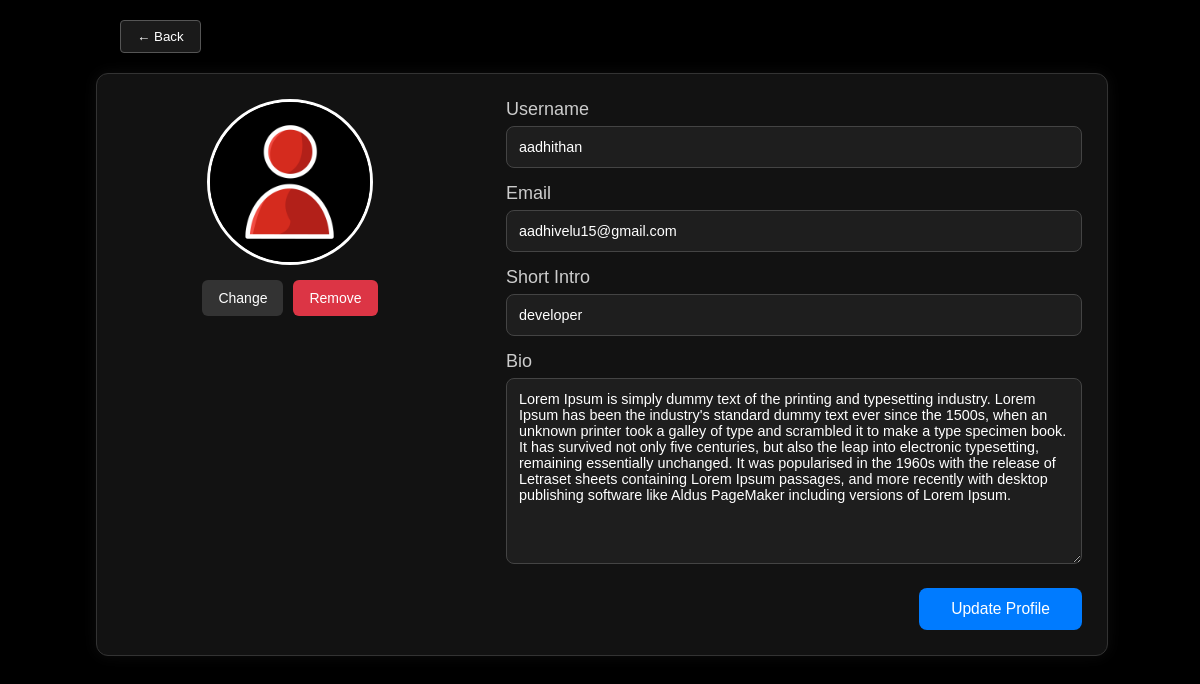
The page /update_profile (signed in) on the database its author committed.
### accounts/models.py (models this page shows, shortened)
class Profile(models.Model):
    user = models.OneToOneField(CustomUser, on_delete=models.CASCADE)
    username = models.CharField(max_length=150)
    email = models.EmailField(unique=True)
    short_intro = models.CharField(max_length=255, blank=True)
    bio = models.TextField(blank=True)
    profile_image = models.ImageField(upload_to='profiles/', default='profiles/default.png')

### accounts/views.py (the view)
    def wrapper(request, *args, **kwargs):
        if not request.session.get('is_logged_in'):
            messages.error(request, f"login is access this page")
            return redirect('accounts:login')
        return view_func(request, *args, **kwargs)

### accounts/forms.py (shortened to what this page needs)
class ProfileForm(forms.ModelForm):
    class Meta:
        model = Profile
        fields = ['profile_image','username', 'email', 'short_intro', 'bio']
    def __init__(self, *args, **kwargs):
        super(ProfileForm, self).__init__(*args, **kwargs)
        self.fields['username'].widget.attrs.update({
            'placeholder': 'Enter Username'
        })
        self.fields['email'].widget.attrs.update({
            'placeholder': 'Enter Email Address'
        })
        self.fields['short_intro'].widget.attrs.update({
            'placeholder': 'Add your work title Ex - videography, edits'
        })
        self.fields['bio'].widget.attrs.update({
            'placeholder': 'Add a short bio'
        })

### accounts/views.py (called while the page is built)
def user_login_required(view_func):
    def wrapper(request, *args, **kwargs):
        if not request.session.get('is_logged_in'):
            messages.error(request, f"login is access this page")
            return redirect('accounts:login')
        return view_func(request, *args, **kwargs)
    return wrapper

### dashboard/templates/dashboard/update_profile.html (shortened to what this page needs)
<!DOCTYPE html>
<html lang="en">
<head>
    {% load static %}
  <link rel="stylesheet" href="{% static 'css/update_profile.css' %}">
</head>
<body>
  <div class="back-button">
    <a href="{% url 'dashboard:profile' %}" style="text-decoration: none; color: aliceblue;"><button>← Back</button></a>
  </div>
 <form method="POST" enctype="multipart/form-data" class="edit-profile-form">
    <div class="edit-profile-card">
    <div class="left-panel">
        <div class="profile-image-preview">
            <img id="previewImage" src="{{ form.instance.profile_image.url }}" alt="Profile Image" />
        </div>
        <div class="image-button-group">
            <label for="id_profile_image" class="change-image-btn">Change</label>
            <button type="submit" name="remove_image" value="true" class="remove-image-btn">Remove</button>
        </div>
    </div>
      <div class="right-panel">
        <div class="form-group">
          <label for="id_username">Username</label>
          {{ form.username }}
        </div>
        <div class="form-group">
          <label for="id_email">Email</label>
          {{ form.email }}
        </div>
        <div class="form-group">
          <label for="id_short_intro">Short Intro</label>
          {{ form.short_intro }}
        </div>
        <div class="form-group">
          <label for="id_bio">Bio</label>
          {{ form.bio }}
        </div>
        <button type="submit" class="Update_btn">Update Profile</button>
      </div>
    </div>
  </form>
</body>
</html>

### static/css/update_profile.css (style rules this page uses)
body { background-color: #000000; margin: 0; padding: 0; font-family: Arial, sans-serif; min-height: 100vh; }
.edit-profile-form { width: 80vw; padding: 20px 0; }
.edit-profile-card { display: flex; flex-wrap: wrap; justify-content: space-between; background-color: #121212; padding: 25px; border-radius: 12px; box-shadow: 0 0 15px rgba(255, 255, 255, 0.05); border: 1px solid #333; width: 100%; gap: 40px; min-height: auto; }
.left-panel { width: 35%; display: flex; flex-direction: column; align-items: center; background-color: #121212; }
.profile-image-preview { width: 160px; height: 160px; border-radius: 50%; overflow: hidden; border: 3px solid #ffffff; background-color: #121212; margin-bottom: 15px; }
.profile-image-preview img { width: 100%; height: 100%; object-fit: cover; }
.image-button-group { display: flex; gap: 10px; align-items: center; }
.remove-image-btn { background-color: #dc3545 !important; color: white !important; padding: 8px 16px; border: none; border-radius: 6px; font-size: 14px; cursor: pointer; height: 36px; display: flex; align-items: center; justify-content: center; }
.right-panel { width: 60%; }
.form-group { margin-bottom: 15px; }
.form-group label { display: block; margin-bottom: 6px; color: #ccc; font-size: clamp(14px, 1.5vw, 18px); }
.form-group input, .form-group textarea { width: 100%; padding: 12px; background-color: #1e1e1e; border: 1px solid #444; border-radius: 8px; color: #fff; font-size: clamp(14px, 1.2vw, 16px); box-sizing: border-box; font-family: inherit; }
.form-group textarea { min-height: 140px; resize: vertical; font-family: inherit; }
.Update_btn { margin-top: 20px; padding: 12px 32px; background-color: #007bff; border: none; border-radius: 8px; color: white; font-size: clamp(15px, 1.3vw, 18px); cursor: pointer; display: block; margin-left: auto; margin-right: 0; font-weight: 500; }
.back-button button { background-color: #1a1a1a; color: white; border: 1px solid #555; padding: 8px 16px; border-radius: 4px; cursor: pointer; margin-left: 10%; margin-bottom: 20px; margin-top: 20px; }

### dashboard/templates/dashboard/update_profile.html (style rules this page uses)
.change-image-btn { background-color: #333 !important; color: white !important; padding: 0px 16px; border: none; border-radius: 6px; font-size: 14px; cursor: pointer; height: 36px; display: flex; align-items: center; justify-content: center; }
body { background-color: #000000; margin: 0 !important; padding: 0 !important; font-family: Arial, sans-serif; min-height: 100vh; }
.edit-profile-form { width: 80vw; margin-right: 8%; margin-left: 8%; padding: 0px 0px; }
.edit-profile-card { display: flex; flex-wrap: wrap; justify-content: space-between; background-color: #121212; padding: 25px; border-radius: 12px; box-shadow: 0 0 15px rgba(255, 255, 255, 0.05); border: 1px solid #333; width: 100%; gap: 40px; min-height: auto; }

### rows shown on the page
Profile: instance.profile_image (placeholder picture), username "aadhithan", email "aadhivelu15@gmail.com", short_intro "developer", bio "Lorem Ipsum is simply dummy text of the printing and typesetting industry. Lorem Ipsum has been the industry's standard dummy text ever since the 1500s, when an unknown printer took a galley of type and scrambled it to make a type specimen book. It has survived not only five centuries, but also the leap into electronic typesetting, remaining essentially unchanged. It was popularised in the 1960s with the release of Letraset sheets containing Lorem Ipsum passages, and more recently with desktop publishing software like Aldus PageMaker including versions of Lorem Ipsum."
